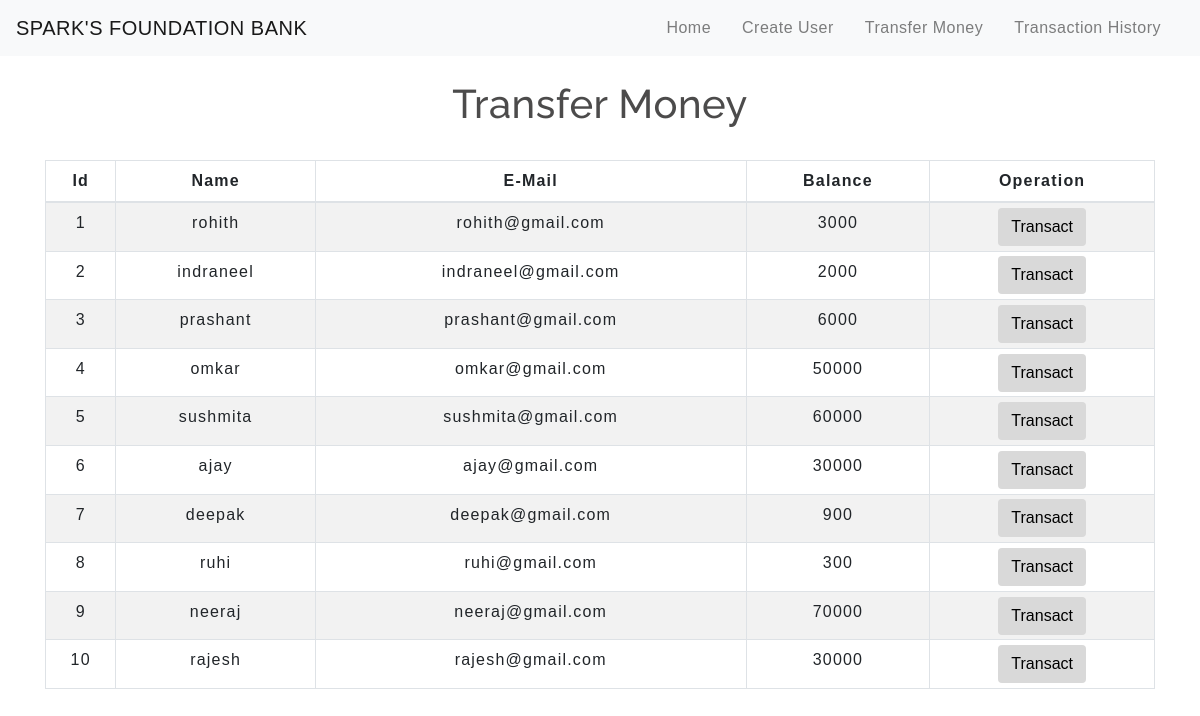
The app's page /transfermoney.php with its own data.
### tables this page shows
CREATE TABLE `users` (
  `id` int(3) NOT NULL,
  `name` text NOT NULL,
  `email` varchar(30) NOT NULL,
  `balance` int(8) NOT NULL
);

### transfermoney.php (the view, shortened to what this page needs)
<!DOCTYPE html>
<html lang="en">
<head>
    <link rel="stylesheet" href="https://maxcdn.bootstrapcdn.com/bootstrap/4.0.0/css/bootstrap.min.css">
    <link rel="stylesheet" type="text/css" href="css/table.css">
    <link rel="stylesheet" type="text/css" href="css/navbar.css">
</head>
<body>
<?php
    include 'config.php';
    $sql = "SELECT * FROM users";
    $result = mysqli_query($conn,$sql);
?>
<?php
  include 'navbar.php';
?>
<div class="container">
        <h2 class="text-center pt-4">Transfer Money</h2>
        <br>
            <div class="row">
                <div class="col">
                    <div class="table-responsive-sm">
                    <table class="table table-hover table-sm table-striped table-condensed table-bordered">
                        <thead>
                            <tr>
                            <th scope="col" class="text-center py-2">Id</th>
                            <th scope="col" class="text-center py-2">Name</th>
                            <th scope="col" class="text-center py-2">E-Mail</th>
                            <th scope="col" class="text-center py-2">Balance</th>
                            <th scope="col" class="text-center py-2">Operation</th>
                            </tr>
                        </thead>
                        <tbody>
                <?php
                    while($rows=mysqli_fetch_assoc($result)){
                ?>
                    <tr>
                        <td class="py-2"><?php echo $rows['id'] ?></td>
                        <td class="py-2"><?php echo $rows['name']?></td>
                        <td class="py-2"><?php echo $rows['email']?></td>
                        <td class="py-2"><?php echo $rows['balance']?></td>
                        <td><a href="selecteduserdetail.php?id= <?php echo $rows['id'] ;?>"> <button type="button" class="btn">Transact</button></a></td>
                    </tr>
                <?php
                    }
                ?>
                        </tbody>
                    </table>
                    </div>
                </div>
            </div>
         </div>
</body>
</html>

### navbar.php (shortened to what this page needs)
<nav class="navbar navbar-expand-md navbar-light bg-light">
<a class="navbar-brand" href="index.php">SPARK'S FOUNDATION BANK</a>
<div class="collapse navbar-collapse" id="collapsibleNavbar">
      <ul class="navbar-nav ml-auto">
        <li class="nav-item">
          <a class="nav-link" href="index.php">Home</a>
        </li>
        <li class="nav-item">
          <a class="nav-link" href="createuser.php">Create User</a>
        </li>
        <li class="nav-item">
          <a class="nav-link" href="transfermoney.php">Transfer Money</a>
        </li>
        <li class="nav-item">
          <a class="nav-link" href="transactionhistory.php">Transaction History</a>
        </li>
    </div>
 </nav>

### table.css (style rules this page uses)
* { padding: 0; margin: 0; box-sizing: border-box; font-family: sans-serif; }
h2 { font-size: 40px; }
table { letter-spacing: 1.2px; }
td { text-align: center; }
button { border:none; background: #d9d9d9; transition: 1s; }

### navbar.css (style rules this page uses)
.nav-link { margin-right: 15px; color:#2F363F; letter-spacing: 0.5px; transition: 0.5s; }
.navbar-brand { color: #4C4B4B; letter-spacing: 0.5px; }
h2 { color: #4C4B4B; letter-spacing: 0.5px; font-family: raleway; }

### transfermoney.php (style rules this page uses)
button { transition: 1.5s; }

### records on screen
users: id "1", name "rohith", email "rohith@gmail.com", balance "3000"
users: id "2", name "indraneel", email "indraneel@gmail.com", balance "2000"
users: id "3", name "prashant", email "prashant@gmail.com", balance "6000"
users: id "4", name "omkar", email "omkar@gmail.com", balance "50000"
users: id "5", name "sushmita", email "sushmita@gmail.com", balance "60000"
users: id "6", name "ajay", email "ajay@gmail.com", balance "30000"
users: id "7", name "deepak", email "deepak@gmail.com", balance "900"
users: id "8", name "ruhi", email "ruhi@gmail.com", balance "300"
users: id "9", name "neeraj", email "neeraj@gmail.com", balance "70000"
users: id "10", name "rajesh", email "rajesh@gmail.com", balance "30000"
